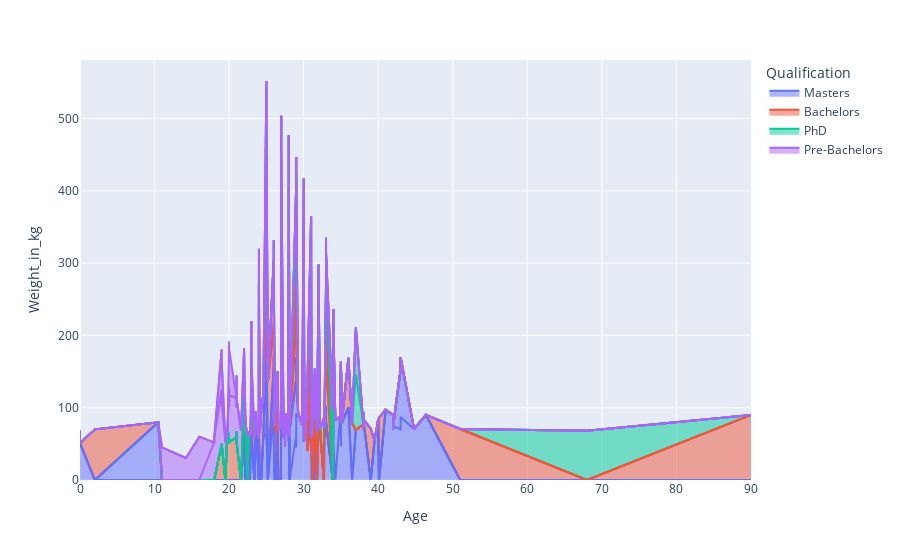

Source (notebook cell):
### Markdown cell above
---

### Code cell
import plotly.express as px
import pandas as pd 
data= pd.read_csv("new_data.csv")
fig = px.area(data, x="Age", y="Weight_in_kg", color="Qualification", line_group="Location")
fig.show()

### Figure 1 — Plotly figure (JSON) as saved in the notebook; plotly's stock layout.template omitted (floating-point values rounded to 4 significant figures; data arrays with more than 128 entries replaced by an {"elided": "..."} marker saying what was removed)
{"data": [{"hovertemplate": "Qualification=Masters<br>Location=Pakistan<br>Age=%{x}<br>Weight_in_kg=%{y}<extra></extra>", "legendgroup": "Masters", "line": {"color": "#636efa"}, "marker": {"symbol": "circle"}, "mode": "lines", "name": "Masters", "orientation": "v", "showlegend": true, "stackgroup": "1", "type": "scatter", "x": {"elided": "145 float values"}, "xaxis": "x", "y": {"elided": "145 float values"}, "yaxis": "y"}, {"hovertemplate": "Qualification=Masters<br>Location=West<br>Age=%{x}<br>Weight_in_kg=%{y}<extra></extra>", "legendgroup": "Masters", "line": {"color": "#636efa"}, "marker": {"symbol": "circle"}, "mode": "lines", "name": "Masters", "orientation": "v", "showlegend": false, "stackgroup": "1", "type": "scatter", "x": [28, 28, 32.75, 32, 28.11, 29, 43, 34.25, 27, 31.5, 34, 31.04, 35, 26, 28, 10.5, 25, 31, 28], "xaxis": "x", "y": [64.21, 68.3, 72.5, 60, 68.3, 77.5, 82.5, 82.27, 57, 71.5, 70.5, 58.1, 84, 65, 65, 79.75, 75, 63, 85], "yaxis": "y"}, {"hovertemplate": "Qualification=Masters<br>Location=East<br>Age=%{x}<br>Weight_in_kg=%{y}<extra></extra>", "legendgroup": "Masters", "line": {"color": "#636efa"}, "marker": {"symbol": "circle"}, "mode": "lines", "name": "Masters", "orientation": "v", "showlegend": false, "stackgroup": "1", "type": "scatter", "x": [25, 30, 36.5], "xaxis": "x", "y": [68.5, 56.9, 78.5], "yaxis": "y"}, {"hovertemplate": "Qualification=Masters<br>Location=India<br>Age=%{x}<br>Weight_in_kg=%{y}<extra></extra>", "legendgroup": "Masters", "line": {"color": "#636efa"}, "marker": {"symbol": "circle"}, "mode": "lines", "name": "Masters", "orientation": "v", "showlegend": false, "stackgroup": "1", "type": "scatter", "x": [24, 30], "xaxis": "x", "y": [55, 61], "yaxis": "y"}, {"hovertemplate": "Qualification=Bachelors<br>Location=Pakistan<br>Age=%{x}<br>Weight_in_kg=%{y}<extra></extra>", "legendgroup": "Bachelors", "line": {"color": "#EF553B"}, "marker": {"symbol": "circle"}, "mode": "lines", "name": "Bachelors", "orientation": "v", "showlegend": true, "stackgroup": "1", "type": "scatter", "x": [25, 22.2, 24, 33, 25, 24, 25, 33, 26, 29, 24.3, 31, 28, 25, 26, 39, 29, 23.99, 25, 26, 24, 25, 19, 22, 32, 28, 25, 90, 23, 25, 26.11, 24, 22.6, 27, 24, 29, 25, 23, 30, 2, 22, 24, 26, 51, 23, 25, 28.1, 22, 27, 33, 24.1, 26, 22, 25, 26, 24, 22, 19.8, 20, 23, 23, 21, 25, 26, 28, 23, 25.2, 24, 24, 29, 23, 25, 26.3, 26.95, 30, 23, 24.6, 28, 23, 32, 29, 24, 20, 25, 21, 23.4, 22, 25, 25, 25, 32, 24, 32, 28, 22, 21, 25, 40.1, 22, 26, 21, 26.5, 27, 30, 32, 24, 29, 26.6, 36, 27, 23, 26, 27, 32, 29, 28, 24, 24, 33, 22.8], "xaxis": "x", "y": [53.6, 76.8, 88.2, 72, 130, 83.5, 69.5, 72, 55.5, 78, 93.5, 64, 50, 105.5, 89, 71, 88.2, 57.5, 62, 69, 43, 75, 50, 39.5, 72, 79, 84, 90, 67.9, 76, 76, 48, 67.4, 54, 60.5, 74, 86, 41.2, 61, 70, 60, 65, 68, 70.5, 62, 43, 60.5, 60, 72, 78, 65.8, 68, 60, 47.5, 90, 52, 55, 74, 50, 53, 59.5, 58.5, 75, 65, 72.5, 65, 135, 100, 68, 65, 60.2, 57, 65.7, 74, 80, 70.85, 56.61, 63.5, 50, 85, 66, 56, 53, 42, 52.1, 59.5, 58, 46, 114, 64, 86, 65, 54.5, 46, 31.75, 67, 65, 86.34, 70, 64, 52.1, 67.5, 60.5, 55.5, 72, 54, 66, 68.7, 68.5, 78, 50, 50, 67, 85, 66.5, 70, 60, 70, 83.4, 60], "yaxis": "y"}, {"hovertemplate": "Qualification=Bachelors<br>Location=West<br>Age=%{x}<br>Weight_in_kg=%{y}<extra></extra>", "legendgroup": "Bachelors", "line": {"color": "#EF553B"}, "marker": {"symbol": "circle"}, "mode": "lines", "name": "Bachelors", "orientation": "v", "showlegend": false, "stackgroup": "1", "type": "scatter", "x": [27, 24, 25, 34, 25, 28, 33, 28, 24], "xaxis": "x", "y": [100, 84, 69, 87.5, 52.27, 70, 68, 161, 55], "yaxis": "y"}, {"hovertemplate": "Qualification=Bachelors<br>Location=East<br>Age=%{x}<br>Weight_in_kg=%{y}<extra></extra>", "legendgroup": "Bachelors", "line": {"color": "#EF553B"}, "marker": {"symbol": "circle"}, "mode": "lines", "name": "Bachelors", "orientation": "v", "showlegend": false, "stackgroup": "1", "type": "scatter", "x": [26.3, 26, 29, 29], "xaxis": "x", "y": [71.2, 90.2, 70, 82], "yaxis": "y"}, {"hovertemplate": "Qualification=PhD<br>Location=Pakistan<br>Age=%{x}<br>Weight_in_kg=%{y}<extra></extra>", "legendgroup": "PhD", "line": {"color": "#00cc96"}, "marker": {"symbol": "circle"}, "mode": "lines", "name": "PhD", "orientation": "v", "showlegend": true, "stackgroup": "1", "type": "scatter", "x": [33, 30, 33, 30, 37, 30.5, 27, 31.2, 31.8, 31.5, 28, 32, 31, 68, 29, 31, 25, 32.7], "xaxis": "x", "y": [70.2, 60, 82, 80, 77, 89.5, 65.21, 72, 65.5, 82.5, 68.5, 79, 85, 68, 54, 65, 80, 85.5], "yaxis": "y"}, {"hovertemplate": "Qualification=PhD<br>Location=West<br>Age=%{x}<br>Weight_in_kg=%{y}<extra></extra>", "legendgroup": "PhD", "line": {"color": "#00cc96"}, "marker": {"symbol": "circle"}, "mode": "lines", "name": "PhD", "orientation": "v", "showlegend": false, "stackgroup": "1", "type": "scatter", "x": [31, 31, 37, 29], "xaxis": "x", "y": [80, 72, 65, 65], "yaxis": "y"}, {"hovertemplate": "Qualification=PhD<br>Location=East<br>Age=%{x}<br>Weight_in_kg=%{y}<extra></extra>", "legendgroup": "PhD", "line": {"color": "#00cc96"}, "marker": {"symbol": "circle"}, "mode": "lines", "name": "PhD", "orientation": "v", "showlegend": false, "stackgroup": "1", "type": "scatter", "x": [25, 30, 30, 33.9, 30, 27], "xaxis": "x", "y": [78, 74.5, 65.5, 97.5, 85, 104.5], "yaxis": "y"}, {"hovertemplate": "Qualification=Pre-Bachelors<br>Location=Pakistan<br>Age=%{x}<br>Weight_in_kg=%{y}<extra></extra>", "legendgroup": "Pre-Bachelors", "line": {"color": "#ab63fa"}, "marker": {"symbol": "circle"}, "mode": "lines", "name": "Pre-Bachelors", "orientation": "v", "showlegend": true, "stackgroup": "1", "type": "scatter", "x": [22.5, 21, 21, 20, 18, 21, 19.5, 21, 20, 22, 18, 21, 20, 20, 21, 21, 21.6, 19, 22, 22, 20, 23, 24, 23, 20, 19, 21, 23, 20, 22, 22, 21, 21, 21, 22, 22, 21, 19, 20, 20], "xaxis": "x", "y": [63, 55, 52.5, 75, 52, 63.5, 52, 50, 64, 68.5, 57.4, 71.5, 48, 75, 59, 50, 68.5, 75.5, 63.5, 68.2, 67.12, 85, 50, 75, 68, 52, 60, 55, 53, 48, 48, 48, 92.4, 72, 49, 64, 60, 60, 70.5, 64], "yaxis": "y"}, {"hovertemplate": "Qualification=Pre-Bachelors<br>Location=West<br>Age=%{x}<br>Weight_in_kg=%{y}<extra></extra>", "legendgroup": "Pre-Bachelors", "line": {"color": "#ab63fa"}, "marker": {"symbol": "circle"}, "mode": "lines", "name": "Pre-Bachelors", "orientation": "v", "showlegend": false, "stackgroup": "1", "type": "scatter", "x": [19, 14.2, 16, 11], "xaxis": "x", "y": [55.2, 30.5, 60, 45], "yaxis": "y"}, {"hovertemplate": "Qualification=Pre-Bachelors<br>Location=East<br>Age=%{x}<br>Weight_in_kg=%{y}<extra></extra>", "legendgroup": "Pre-Bachelors", "line": {"color": "#ab63fa"}, "marker": {"symbol": "circle"}, "mode": "lines", "name": "Pre-Bachelors", "orientation": "v", "showlegend": false, "stackgroup": "1", "type": "scatter", "x": [20], "xaxis": "x", "y": [64], "yaxis": "y"}], "layout": {"legend": {"title": {"text": "Qualification"}, "tracegroupgap": 0}, "margin": {"t": 60}, "xaxis": {"anchor": "y", "domain": [0, 1], "title": {"text": "Age"}}, "yaxis": {"anchor": "x", "domain": [0, 1], "title": {"text": "Weight_in_kg"}}}}
